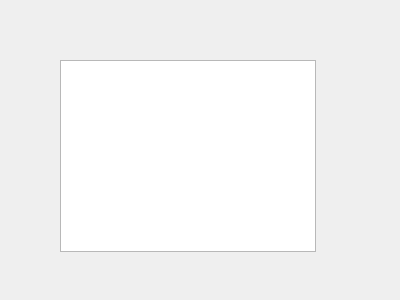
<?xml version="1.0" encoding="UTF-8"?>
<ui version="4.0">
 <class>NotificationWindow</class>
 <widget class="QWidget" name="NotificationWindow">
  <property name="geometry">
   <rect>
    <x>0</x>
    <y>0</y>
    <width>400</width>
    <height>300</height>
   </rect>
  </property>
  <property name="windowTitle">
   <string>Jelyazka</string>
  </property>
  <widget class="QTextBrowser" name="textBrowser">
   <property name="geometry">
    <rect>
     <x>60</x>
     <y>60</y>
     <width>256</width>
     <height>192</height>
    </rect>
   </property>
  </widget>
 </widget>
 <resources/>
 <connections/>
</ui>
